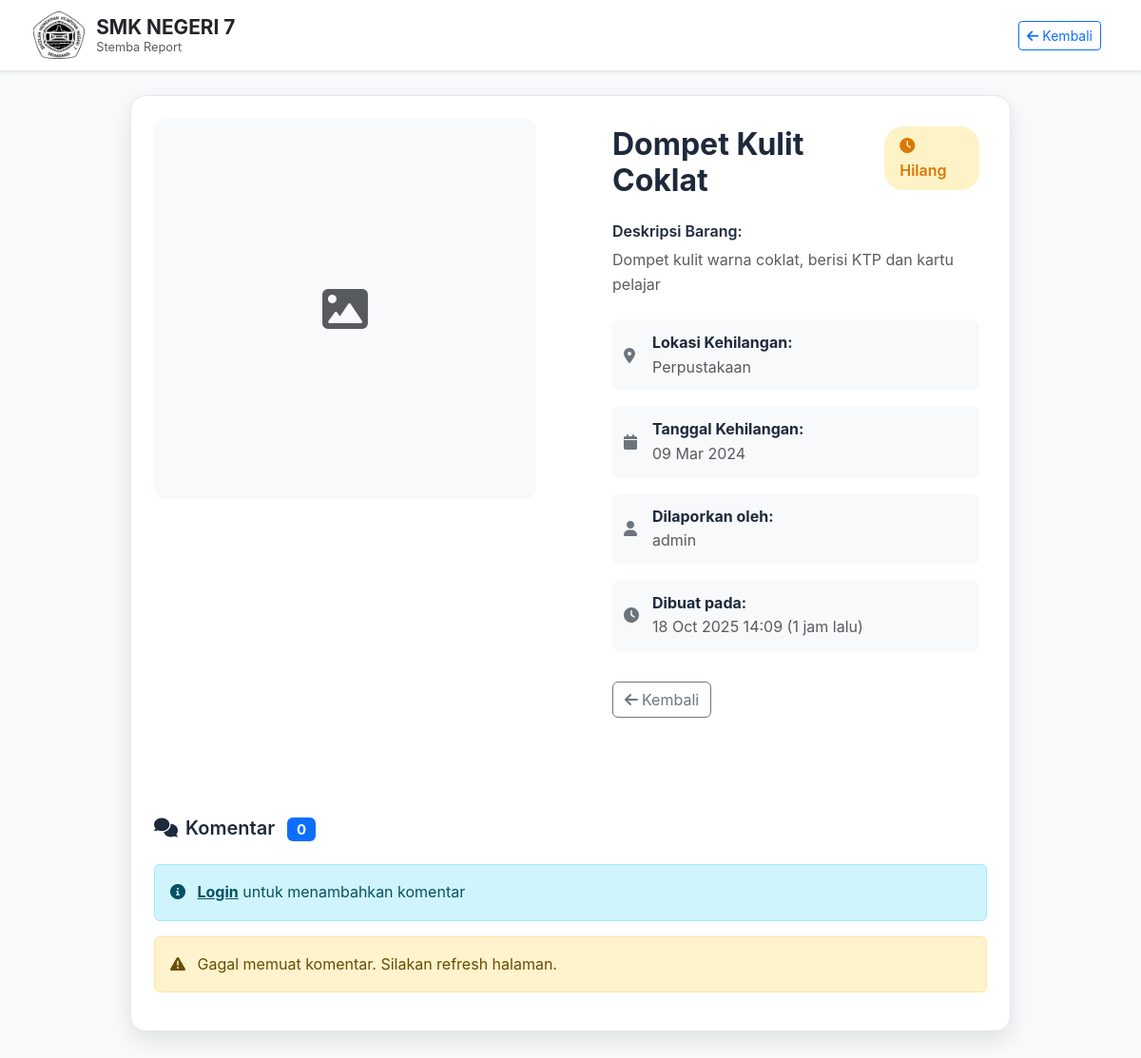
Page /report_detail.php?id=2 on the committed database.
### tables this page shows
CREATE TABLE reports (
    id INT PRIMARY KEY AUTO_INCREMENT,
    user_id INT,
    title VARCHAR(255) NOT NULL,
    description TEXT,
    location VARCHAR(100) NOT NULL,
    date_lost DATE NOT NULL,
    image VARCHAR(255),
    status ENUM('hilang','ditemukan') DEFAULT 'hilang',
    created_at TIMESTAMP DEFAULT CURRENT_TIMESTAMP,
    FOREIGN KEY (user_id) REFERENCES users(id) ON DELETE CASCADE
);

CREATE TABLE users (
    id INT PRIMARY KEY AUTO_INCREMENT,
    username VARCHAR(50) UNIQUE NOT NULL,
    email VARCHAR(100) UNIQUE NOT NULL,
    password VARCHAR(255) NOT NULL,
    role ENUM('user','admin') DEFAULT 'user',
    created_at TIMESTAMP DEFAULT CURRENT_TIMESTAMP
);

### report_detail.php (the view, shortened to what this page needs)
<?php
include 'includes/config.php';
$report_id = intval($_GET['id']);
try {
    $stmt = $pdo->prepare("
        SELECT r.*, u.username, u.email
        FROM reports r
        JOIN users u ON r.user_id = u.id
        WHERE r.id = ?
    ");
    $stmt->execute([$report_id]);
    $report = $stmt->fetch();
    $images = !empty($report['image']) ? json_decode($report['image'], true) : [];
} catch (PDOException $e) {
    die("Error mengambil data laporan");
}
function timeAgo($timestamp)
{
    $current_time = time();
    $timestamp = strtotime($timestamp);
    $time_difference = $current_time - $timestamp;
    if ($time_difference < 60) {
        return 'Baru saja';
    } elseif ($time_difference < 3600) {
        $minutes = floor($time_difference / 60);
        return $minutes . ' menit lalu';
    } elseif ($time_difference < 86400) {
        $hours = floor($time_difference / 3600);
        return $hours . ' jam lalu';
    } else {
        $days = floor($time_difference / 86400);
        return $days . ' hari lalu';
    }
}
?>
<!DOCTYPE html>
<html lang="id">
<head>
    <link href="https://cdn.jsdelivr.net/npm/bootstrap@5.3.0/dist/css/bootstrap.min.css" rel="stylesheet">
    <link href="https://cdnjs.cloudflare.com/ajax/libs/font-awesome/6.0.0/css/all.min.css" rel="stylesheet">
    <link href="assets/css/style.css" rel="stylesheet">
</head>
<body>
    <nav class="navbar navbar-expand-lg navbar-light bg-white fixed-top shadow-sm">
        <div class="container">
            <a class="navbar-brand d-flex align-items-center" href="index.php">
                <div class="logo-placeholder me-2">
                    <img src="assets/img/logo.png" alt="logo" width="55" height="50">
                </div>
                <div class="brand-text">
                    <span class="fw-bold text-dark">SMK NEGERI 7</span>
                    <small class="text-muted d-block">Stemba Report</small>
                </div>
            </a>
            <div class="navbar-nav ms-auto">
                <a href="index.php" class="btn btn-outline-primary btn-sm">
                    <i class="fas fa-arrow-left me-1"></i>Kembali
                </a>
            </div>
        </div>
    </nav>
    <section class="detail-container">
        <div class="container">
            <div class="row justify-content-center">
                <div class="col-lg-10">
                    <div class="detail-card">
                        <div class="row">
                            <div class="col-lg-6">
                                <div class="image-gallery p-4">
                                    <?php if (!empty($images)): ?>
                                        <img src="uploads/<?php echo htmlspecialchars($images[0]); ?>"
                                            alt="<?php echo htmlspecialchars($report['title']); ?>"
                                            class="main-image" id="mainImage">
                                        <?php if (count($images) > 1): ?>
                                            <div class="thumbnail-container">
                                                <?php foreach ($images as $index => $image): ?>
                                                    <img src="uploads/<?php echo htmlspecialchars($image); ?>"
                                                        alt="Thumbnail <?php echo $index + 1; ?>"
                                                        class="thumbnail <?php echo $index === 0 ? 'active' : ''; ?>"
                                                        onclick="changeImage(this, '<?php echo htmlspecialchars($image); ?>')">
                                                <?php endforeach; ?>
                                            </div>
                                        <?php endif; ?>
                                    <?php else: ?>
                                        <div class="main-image bg-light d-flex align-items-center justify-content-center">
                                            <i class="fas fa-image fa-3x text-muted"></i>
                                        </div>
                                    <?php endif; ?>
                                </div>
                            </div>
                            <div class="col-lg-6">
                                <div class="report-info">
                                    <div class="d-flex justify-content-between align-items-start mb-3">
                                        <h2 class="fw-bold"><?php echo htmlspecialchars($report['title']); ?></h2>
                                        <span class="status-badge <?php echo $report['status'] == 'ditemukan' ? 'status-ditemukan' : 'status-hilang'; ?>">
                                            <i class="fas <?php echo $report['status'] == 'ditemukan' ? 'fa-check' : 'fa-clock'; ?> me-1"></i>
                                            <?php echo ucfirst($report['status']); ?>
                                        </span>
                                    </div>
                                    <div class="mb-4">
                                        <h6 class="fw-semibold mb-2">Deskripsi Barang:</h6>
                                        <p class="text-muted"><?php echo nl2br(htmlspecialchars($report['description'])); ?></p>
                                    </div>
                                    <div class="info-items">
                                        <div class="info-item">
                                            <i class="fas fa-map-marker-alt"></i>
                                            <div>
                                                <strong>Lokasi Kehilangan:</strong>
                                                <div class="text-muted"><?php echo htmlspecialchars($report['location']); ?></div>
                                            </div>
                                        </div>
                                        <div class="info-item">
                                            <i class="fas fa-calendar"></i>
                                            <div>
                                                <strong>Tanggal Kehilangan:</strong>
                                                <div class="text-muted"><?php echo date('d M Y', strtotime($report['date_lost'])); ?></div>
                                            </div>
                                        </div>
                                        <div class="info-item">
                                            <i class="fas fa-user"></i>
                                            <div>
                                                <strong>Dilaporkan oleh:</strong>
                                                <div class="text-muted"><?php echo htmlspecialchars($report['username']); ?></div>
                                            </div>
                                        </div>
                                        <div class="info-item">
                                            <i class="fas fa-clock"></i>
                                            <div>
                                                <strong>Dibuat pada:</strong>
                                                <div class="text-muted"><?php echo date('d M Y H:i', strtotime($report['created_at'])); ?> (<?php echo timeAgo($report['created_at']); ?>)</div>
                                            </div>
                                        </div>
                                    </div>
                                    <div class="action-buttons">
                                        <a href="index.php" class="btn btn-outline-secondary">
                                            <i class="fas fa-arrow-left me-1"></i>Kembali
                                        </a>
                                    </div>
                                </div>
                            </div>
                        </div>
                        <div class="comments-section mt-5 p-4">
                            <div class="row">
                                <div class="col-12">
                                    <h5 class="fw-semibold mb-4">
                                        <i class="fas fa-comments me-2"></i>Komentar
                                        <span class="badge bg-primary ms-2" id="commentCount">0</span>
                                    </h5>
                                    <?php if (isset($_SESSION['user_id'])): ?>
                                        <div class="comment-form-card mb-4">
                                            <form id="commentForm" class="comment-form">
                                                <input type="hidden" name="report_id" value="<?php echo $report_id; ?>">
                                                <div class="mb-3">
                                                    <label for="comment" class="form-label fw-semibold">Tambah Komentar</label>
                                                    <textarea class="form-control" id="comment" name="comment"
                                                        rows="3" placeholder="Tulis komentar Anda..."
                                                        maxlength="500" required></textarea>
                                                    <div class="form-text">
                                                        <span id="charCount">0</span>/500 karakter
                                                    </div>
                                                </div>
                                                <div class="d-flex justify-content-between align-items-center">
                                                    <small class="text-muted">
                                                        Komentar akan tampil dengan username Anda
                                                    </small>
                                                    <button type="submit" class="btn btn-primary" id="submitCommentBtn">
                                                        <i class="fas fa-paper-plane me-1"></i>Kirim Komentar
                                                    </button>
                                                </div>
                                            </form>
                                        </div>
                                    <?php else: ?>
                                        <div class="alert alert-info">
                                            <i class="fas fa-info-circle me-2"></i>
                                            <a href="login.php" class="alert-link">Login</a> untuk menambahkan komentar
                                        </div>
                                    <?php endif; ?>
                                    <div class="comments-list" id="commentsList">
                                    </div>
                                </div>
                            </div>
                        </div>
                    </div>
                </div>
            </div>
        </div>
    </section>
</body>
</html>

### assets/css/style.css (style rules this page uses)
:root { --primary: #2563eb; --primary-light: #3b82f6; --primary-dark: #1d4ed8; --secondary: #64748b; --success: #10b981; --warning: #f59e0b; --light: #f8fafc; --dark: #1e293b; --border: #e2e8f0; --shadow: 0 1px 3px 0 rgba(0, 0, 0, 0.1), 0 1px 2px 0 rgba(0, 0, 0, 0.06); --shadow-md: 0 4px 6px -1px rgba(0, 0, 0, 0.1), 0 2px 4px -1px rgba(0, 0, 0, 0.06); --shadow-lg: 0 10px 15px -3px rgba(0, 0, 0, 0.1), 0 4px 6px -2px rgba(0, 0, 0, 0.05); }
* { margin: 0; padding: 0; box-sizing: border-box; }
body { font-family: "Inter", -apple-system, BlinkMacSystemFont, sans-serif; line-height: 1.6; color: var(--dark); background: #fff; }
.navbar { padding: 0.75rem 0; background: rgba(255, 255, 255, 0.98); backdrop-filter: blur(10px); border-bottom: 1px solid var(--border); }
.navbar-brand { transition: transform 0.3s ease; }
.logo-placeholder { width: 40px; height: 40px; border-radius: 8px; display: flex; align-items: center; justify-content: center; }
.brand-text { padding-left: 0.7rem; line-height: 1.2; }
.brand-text .fw-bold { font-size: 1.3rem; }
.brand-text small { font-size: 0.8rem; }
.navbar-nav { gap: 0.5rem; }
@media (min-width: 992px) { .navbar-nav { gap: 1rem; } }
.bg-primary { background-color: var(--primary); }
html { scroll-behavior: smooth; }

### report_detail.php (style rules this page uses)
.detail-container { padding: 100px 0 50px; background: #f8fafc; min-height: 100vh; }
.detail-card { background: white; border-radius: 16px; box-shadow: 0 10px 25px rgba(0, 0, 0, 0.1); border: 1px solid #e2e8f0; overflow: hidden; }
.image-gallery { position: relative; }
.main-image { width: 100%; height: 400px; object-fit: cover; border-radius: 12px; }
.report-info { padding: 2rem; }
.status-badge { padding: 0.5rem 1rem; border-radius: 20px; font-weight: 600; }
.status-hilang { background: #fef3c7; color: #d97706; }
.info-item { display: flex; align-items: center; margin-bottom: 1rem; padding: 0.75rem; background: #f8f9fa; border-radius: 8px; }
.info-item i { width: 20px; margin-right: 10px; color: #6c757d; }
.action-buttons { display: flex; gap: 10px; margin-top: 2rem; }

### rows in the picture
reports: title "Dompet Kulit Coklat", status "Hilang", description "Dompet kulit warna coklat, berisi KTP dan kartu pelajar", location "Perpustakaan", date_lost "09 Mar 2024", user.username "admin", created_at "18 Oct 2025 14:09", created_at "1 jam lalu"
